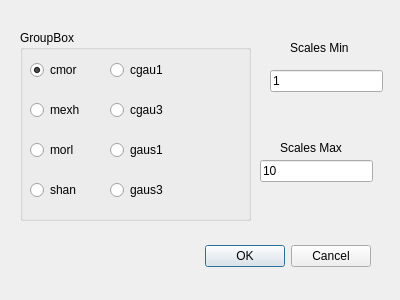
<?xml version="1.0" encoding="UTF-8"?>
<ui version="4.0">
 <class>Dialog</class>
 <widget class="QDialog" name="Dialog">
  <property name="geometry">
   <rect>
    <x>0</x>
    <y>0</y>
    <width>400</width>
    <height>300</height>
   </rect>
  </property>
  <property name="windowTitle">
   <string>Dialog</string>
  </property>
  <widget class="QDialogButtonBox" name="buttonBox">
   <property name="geometry">
    <rect>
     <x>30</x>
     <y>240</y>
     <width>341</width>
     <height>32</height>
    </rect>
   </property>
   <property name="orientation">
    <enum>Qt::Horizontal</enum>
   </property>
   <property name="standardButtons">
    <set>QDialogButtonBox::Cancel|QDialogButtonBox::Ok</set>
   </property>
  </widget>
  <widget class="QGroupBox" name="groupBox">
   <property name="geometry">
    <rect>
     <x>20</x>
     <y>30</y>
     <width>231</width>
     <height>191</height>
    </rect>
   </property>
   <property name="title">
    <string>GroupBox</string>
   </property>
   <widget class="QRadioButton" name="radioCMOR">
    <property name="geometry">
     <rect>
      <x>10</x>
      <y>30</y>
      <width>61</width>
      <height>20</height>
     </rect>
    </property>
    <property name="text">
     <string>cmor</string>
    </property>
    <property name="checked">
     <bool>true</bool>
    </property>
   </widget>
   <widget class="QRadioButton" name="radioMEXH">
    <property name="geometry">
     <rect>
      <x>10</x>
      <y>70</y>
      <width>61</width>
      <height>20</height>
     </rect>
    </property>
    <property name="text">
     <string>mexh</string>
    </property>
   </widget>
   <widget class="QRadioButton" name="radioMORL">
    <property name="geometry">
     <rect>
      <x>10</x>
      <y>110</y>
      <width>61</width>
      <height>20</height>
     </rect>
    </property>
    <property name="text">
     <string>morl</string>
    </property>
   </widget>
   <widget class="QRadioButton" name="radioSHAN">
    <property name="geometry">
     <rect>
      <x>10</x>
      <y>150</y>
      <width>61</width>
      <height>20</height>
     </rect>
    </property>
    <property name="text">
     <string>shan</string>
    </property>
   </widget>
   <widget class="QRadioButton" name="radioCGAU1">
    <property name="geometry">
     <rect>
      <x>90</x>
      <y>30</y>
      <width>95</width>
      <height>20</height>
     </rect>
    </property>
    <property name="text">
     <string>cgau1</string>
    </property>
   </widget>
   <widget class="QRadioButton" name="radioCGAU3">
    <property name="geometry">
     <rect>
      <x>90</x>
      <y>70</y>
      <width>95</width>
      <height>20</height>
     </rect>
    </property>
    <property name="text">
     <string>cgau3</string>
    </property>
   </widget>
   <widget class="QRadioButton" name="radioGAUS1">
    <property name="geometry">
     <rect>
      <x>90</x>
      <y>110</y>
      <width>95</width>
      <height>20</height>
     </rect>
    </property>
    <property name="text">
     <string>gaus1</string>
    </property>
   </widget>
   <widget class="QRadioButton" name="radioGAUS3">
    <property name="geometry">
     <rect>
      <x>90</x>
      <y>150</y>
      <width>95</width>
      <height>20</height>
     </rect>
    </property>
    <property name="text">
     <string>gaus3</string>
    </property>
   </widget>
  </widget>
  <widget class="QLineEdit" name="ScalesMin">
   <property name="geometry">
    <rect>
     <x>270</x>
     <y>70</y>
     <width>113</width>
     <height>22</height>
    </rect>
   </property>
   <property name="text">
    <string>1</string>
   </property>
  </widget>
  <widget class="QLineEdit" name="ScalesMax">
   <property name="geometry">
    <rect>
     <x>260</x>
     <y>160</y>
     <width>113</width>
     <height>22</height>
    </rect>
   </property>
   <property name="text">
    <string>10</string>
   </property>
  </widget>
  <widget class="QLabel" name="label">
   <property name="geometry">
    <rect>
     <x>290</x>
     <y>40</y>
     <width>81</width>
     <height>16</height>
    </rect>
   </property>
   <property name="text">
    <string>Scales Min</string>
   </property>
  </widget>
  <widget class="QLabel" name="label_2">
   <property name="geometry">
    <rect>
     <x>280</x>
     <y>140</y>
     <width>71</width>
     <height>16</height>
    </rect>
   </property>
   <property name="text">
    <string>Scales Max</string>
   </property>
  </widget>
 </widget>
 <resources/>
 <connections>
  <connection>
   <sender>buttonBox</sender>
   <signal>accepted()</signal>
   <receiver>Dialog</receiver>
   <slot>accept()</slot>
   <hints>
    <hint type="sourcelabel">
     <x>248</x>
     <y>254</y>
    </hint>
    <hint type="destinationlabel">
     <x>157</x>
     <y>274</y>
    </hint>
   </hints>
  </connection>
  <connection>
   <sender>buttonBox</sender>
   <signal>rejected()</signal>
   <receiver>Dialog</receiver>
   <slot>reject()</slot>
   <hints>
    <hint type="sourcelabel">
     <x>316</x>
     <y>260</y>
    </hint>
    <hint type="destinationlabel">
     <x>286</x>
     <y>274</y>
    </hint>
   </hints>
  </connection>
 </connections>
</ui>
